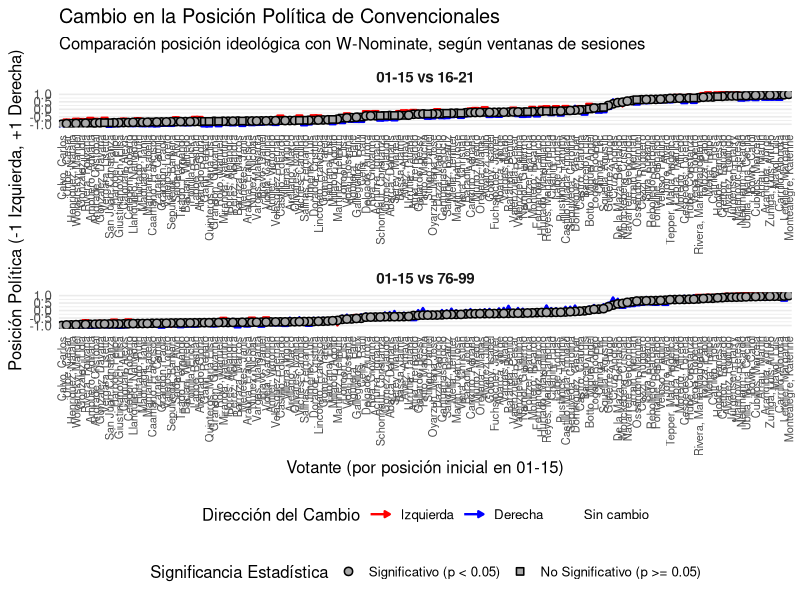
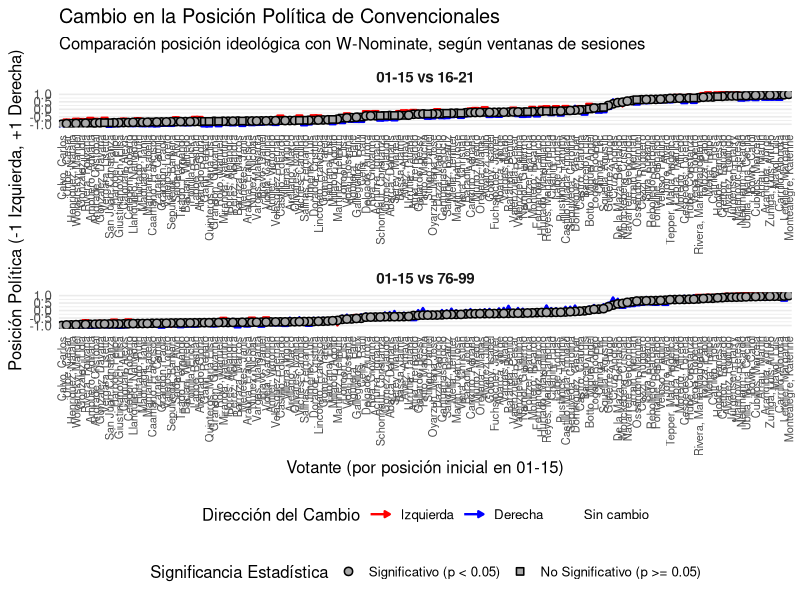

These charts were generated, in order, by the following R code:
library(ggplot2)
library(dplyr)
library(readr)

# Cargamos datos
orden_votantes_t <- read_csv("03_orden_votantes_t.csv")

# 1. Seleccionamos sesiones a ser comparadas
sesiones_comparar <- c("01-15 vs 16-21", "01-15 vs 76-99")
orden_votantes_t_filtrado <- orden_votantes_t %>%
  filter(comparacion %in% sesiones_comparar)

# 2. Calcular la posición final y añadir columnas útiles
orden_votantes_t_filtrado_plot <- orden_votantes_t_filtrado %>%
  mutate(
    # La posición inicial es la 'posicion_ideologica' de la ventana 'Periodo'
    posicion_inicial = posicion_ideologica,
    # La posición final es la inicial más la diferencia
    posicion_final = posicion_ideologica + diferencia_media,
    # Dirección del cambio
    direccion_cambio = case_when(
      diferencia_media > 0 ~ "Derecha",
      diferencia_media < 0 ~ "Izquierda",
      TRUE ~ "Sin cambio" # Para diferencias exactamente 0
    ),
    # Indicador de significancia
    significativo = p_valor < 0.05,
    # Etiqueta para la forma del punto
    etiqueta_significancia = ifelse(significativo, "Significativo (p < 0.05)", "No Significativo (p >= 0.05)")
  ) %>%
  # Asegurar el orden correcto de los factores para las leyendas
  mutate(
    direccion_cambio = factor(direccion_cambio, levels = c("Izquierda", "Derecha", "Sin cambio")),
    etiqueta_significancia = factor(etiqueta_significancia, levels = c("Significativo (p < 0.05)", "No Significativo (p >= 0.05)"))
  )

# --- Crear el gráfico ---

plot_pos_ideologica_final <- ggplot(orden_votantes_t_filtrado_plot, aes(x = reorder(Votante, posicion_inicial), y = posicion_inicial)) +
  
  # Dibuja el segmento desde la posición inicial a la final
  geom_segment(
    aes(
      xend = reorder(Votante, posicion_inicial),
      yend = posicion_final,
      color = direccion_cambio
    ),
    arrow = arrow(length = unit(0.15, "cm"), type = "closed"), # Añade una flecha
    linewidth = 0.8 # Grosor de la línea/flecha
  ) +
  
  # Marca el punto de inicio, con forma según significancia
  geom_point(
    aes(shape = etiqueta_significancia),
    size = 2.25,
    fill = "darkgrey", # Relleno blanco para formas como 21
    stroke = 0.8 # Borde del punto
  ) +
  
  # Facetas para cada comparación
  facet_wrap(~ comparacion, ncol = 1, scales = "free_x") + # ncol=1 para poner uno sobre otro
  # Escalas y etiquetas personalizadas
  scale_color_manual(
    name = "Dirección del Cambio",
    values = c("Izquierda" = "red", "Derecha" = "blue", "Sin cambio" = "grey"),
    drop = FALSE # Mantiene "Sin cambio" aunque no haya datos
  ) +
  scale_shape_manual(
    name = "Significancia Estadística",
    values = c("Significativo (p < 0.05)" = 21, "No Significativo (p >= 0.05)" = 22), # Círculo relleno vs cuadrado relleno
    drop = FALSE
  ) +
  scale_y_continuous(limits = c(-1.1, 1.1), breaks = seq(-1, 1, by = 0.5)) + # Ajusta límites y marcas del eje Y
  # Etiquetas y Título
  labs(
    title = "Cambio en la Posición Política de Convencionales",
    subtitle = "Comparación posición ideológica con W-Nominate, según ventanas de sesiones",
    x = "Votante (por posición inicial en 01-15)",
    y = "Posición Política (-1 Izquierda, +1 Derecha)"
  ) +
  # Tema
  theme_minimal(base_size = 12) +
  theme(
    axis.text.x = element_text(angle = 90, hjust = 1, vjust = 0.5, size = 8), # Rota etiquetas eje X
    legend.position = "bottom", # Mueve la leyenda abajo
    legend.box = "vertical", # Organiza leyendas verticalmente
    panel.grid.major.x = element_blank(), # Quita líneas de grid verticales mayores
    panel.grid.minor.x = element_blank(), # Quita líneas de grid verticales menores
    strip.text = element_text(face = "bold", size = 11) # Estilo del título de faceta
  )

# --- Mostrar el gráfico ---
print(plot_pos_ideologica_final)

# --- Guardar el gráfico (opcional) ---
ggsave("comparacion_cambio_posiciones.png", plot_pos_ideologica_final, width = 12, height = 10, units = "in", dpi = 300)